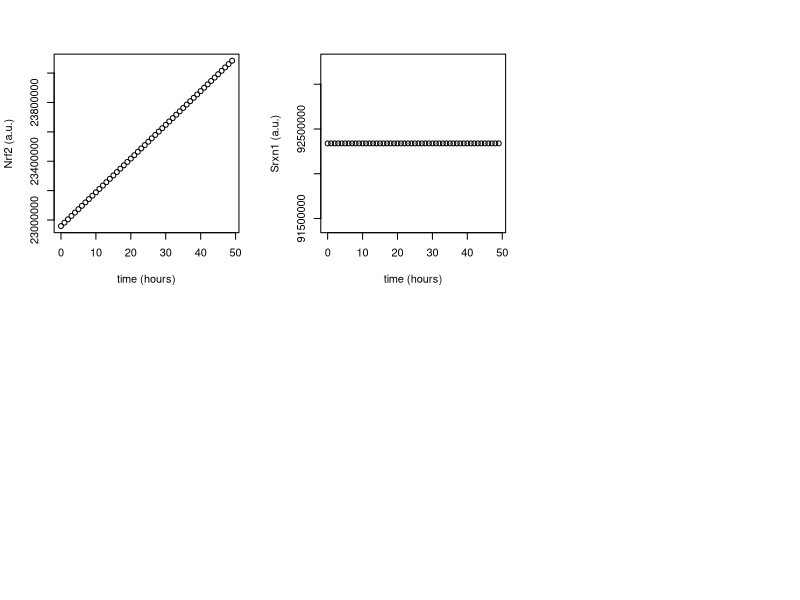

This chart was generated by the following R code: (Note: this script raises an error after producing the figure.)
## LACDR model for oxidative stress response (OSR)
## Created by Isoude Kuijper and made available for BOO 2020
## Date: 06/04/2020
##
## This model contains 5 state variables, namely 
## - Nrf2 (Nrf2)
## - nuclear Nrf2 (nNrf2)
## - Gsh (Gsh)
## - Srxn1 (Srxn1)
## - reactive metabolites (RM)

# First load the deSolve package. If this gives an error, you probably need 
# to install it first with install.packages("deSolve")
library('deSolve')
library('dplyr')

### SECTION I: Build the model and assign the parameter values ###
{
# Function that defines the ddr model including the stress input function
osr <- function(t, inistate, parameters) {
  with(as.list(c(inistate, parameters)), {

    dS = -time_constant1 * S
    dNrf2 = exportNrf2 * nNrf2 - importNrf2 * Nrf2 + buildNrf2Base - (vMax * Nrf2) / (km * (1 + RM / kiRM) + Nrf2)
    dnNrf2 = importNrf2 * Nrf2 - exportNrf2 * nNrf2
    dGsh = buildGshBase + buildGsh * nNrf2**hill_Gsh / (K_Gsh**hill_Gsh + nNrf2**hill_Gsh) - conjFormToDegrGsh * conjForm * Gsh - conjForm * Gsh * RM
    dSrxn1 = buildSrxn1Base + buildSrxn1 * nNrf2**hill_Srxn1 / (K_Srxn1**hill_Srxn1 + nNrf2**hill_Srxn1)  - degradSrxn1 * Srxn1
    dRM = buildRM - conjForm * Gsh * RM - degradRM * RM + S
    
    list(c(dS, dNrf2, dnNrf2, dGsh, dSrxn1, dRM))
  })
}

# Make a function that defines the parameters and 
# runs the ddr model with those parameters
osrdose <- function(stress, tspan){
  if(1){
    pars.nostim = c(

      importNrf2 = 4.251955e-04,
      exportNrf2 = 4.672772e+00,
      buildNrf2Base = 2.297422e+04, #training = 02, test1 = 02, test2 = 02, test3 = 01 test4 = 04
      vMax = 1.345040e+01, #training = 08, test1 = 07, test2 = 06 test3 = 07 test4 = 04
      km = 3.816342e+02,
      kiRM = 1.338881e-06, #training = -06
      buildGshBase = 5.530482e-02,
      buildGsh = 1.063481e+00,
      hill_Gsh = 6.499604e+00,
      K_Gsh = 4.580483e+00,
      conjForm = 1.240263e-04,
      buildSrxn1Base = 9.996659e-09,
      buildSrxn1 = 3.405193e+06,
      hill_Srxn1 = 6.003976e+00,
      K_Srxn1 = 4.833310e-01,
      conjFormToDegrGsh = 1.709325e+03,
      buildRM = 3.386074e-07,
      degradSrxn1 = 3.687709e-02, #training = -02 
      degradRM = 9.137437e-02,#base = -02
      
      time_constant1 = 0.75
    )
  }
  inistate = c(
    Nrf2 = 2.455416e-03,
    nNrf2 = 2.234288e-07,
    Gsh = 2.608704e-01,
    Srxn1 = 2.710805e-01,
    RM = 3.704403e-06
  )
  #
  tspan_pre <-  seq(0, 1000, by = 1)
  ic <-  ode(
    y = c(S = 0, inistate), # stress is equal to 0
    times = tspan_pre,
    func = osr,
    parms = pars.nostim
  )

  out <-  ode(
    y = c(S = stress, ic[nrow(ic),3:ncol(ic)]), # stress is equal to stresslevel
    times = tspan,
    func = osr,
    parms = pars.nostim
  )
  return(out)
}

### SECTION II: Run the ddr model ###

# Select the time span for which you want to run the model
tspan <-  seq(0, 49, by = 1)

# Run the model and save the simulation in variable 'xx'
xx <- osrdose(stress = 1, tspan) #1-4 test1 = 1, test2 = 1

# Rescale the model simulation
Nrf2 <- data.frame(xx)$Nrf2
nNrf2 <- data.frame(xx)$nNrf2
Gsh <- data.frame(xx)$Gsh
Srxn1 <- data.frame(xx)$Srxn1
RM <- data.frame(xx)$RM

### SECTION III: Plot the output ###

par(mfrow=c(2,3))

#plot(tspan, data.frame(xx)$S, xlab="time (hours)", ylab="Stress (a.u.)", ylim = c(0,1))
plot(tspan, Nrf2, xlab="time (hours)", ylab="Nrf2 (a.u.)")
#plot(tspan, nNrf2, xlab="time (hours)", ylab="nNrf2 (a.u.)")
#plot(tspan, Gsh, xlab="time (hours)", ylab="Gsh (a.u.)")
plot(tspan, Srxn1, xlab="time (hours)", ylab="Srxn1 (a.u.)")
#plot(tspan, RM, xlab="time (hours)", ylab="RM (a.u.)")
}


Srxn1

Nrf2 %>% write.table(.,"E:/BFW/Master BPS/RP1/Neural Network/R - OSR model/Training set 5/Nrf2_test4.txt")
Srxn1 %>% write.table(.,"E:/BFW/Master BPS/RP1/Neural Network/R - OSR model/Training set 5/Srxn1_test4.txt")
